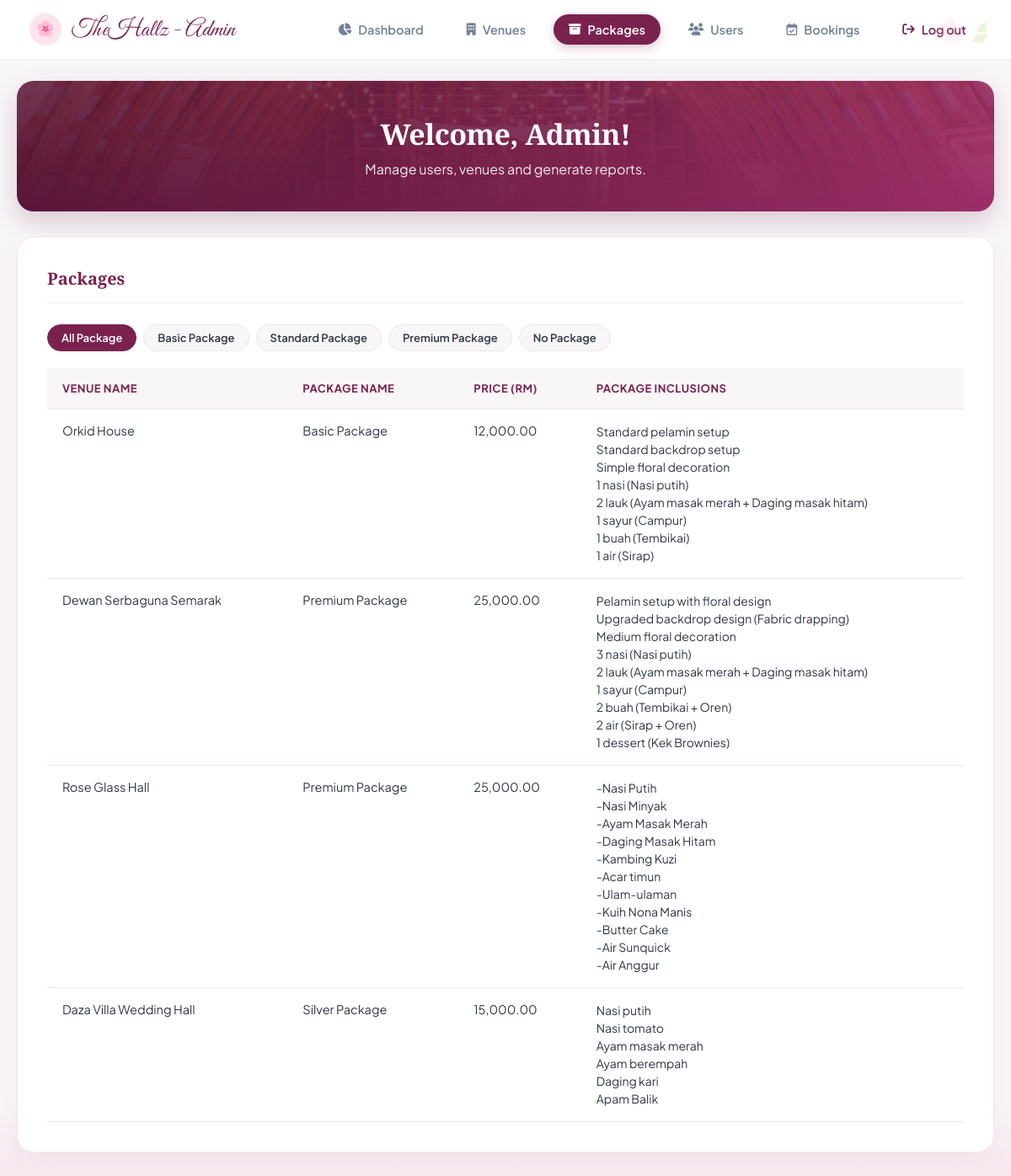
The page /Admin/admin_packages.php on the database as committed earlier.
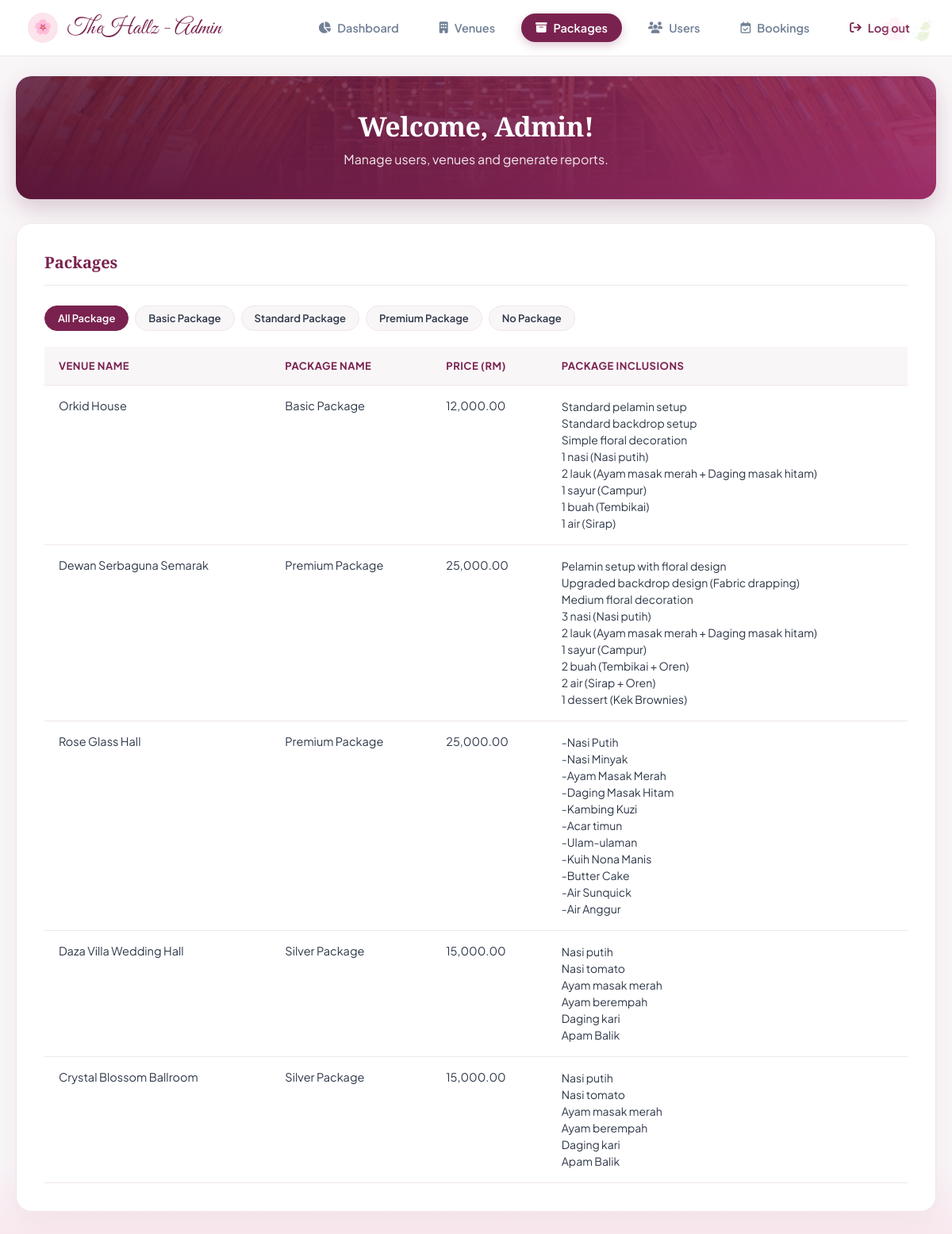
The same page on the database as committed later.
### tables this page shows
CREATE TABLE `package` (
  `package_id` int(11) NOT NULL,
  `package_name` varchar(100) NOT NULL,
  `package_price` decimal(10,2) NOT NULL,
  `package_inclusions` varchar(700) NOT NULL,
  `venue_id` int(11) NOT NULL
);

CREATE TABLE `venue` (
  `venue_id` int(11) NOT NULL,
  `venue_name` varchar(100) NOT NULL,
  `venue_location` varchar(255) NOT NULL,
  `venue_capacity` int(11) NOT NULL,
  `venue_price` decimal(10,2) NOT NULL,
  `venue_desc` text NOT NULL,
  `owner_id` int(11) NOT NULL,
  `venue_ssm` varchar(20) NOT NULL,
  `venue_ssm_file` varchar(255) NOT NULL,
  `venue_image` text NOT NULL,
  `admin_id` int(11) DEFAULT NULL,
  `venue_status` enum('Pending','Approved','Rejected') NOT NULL DEFAULT 'Pending'
);

### Admin/admin_packages.php (the view, shortened to what the changed rows need)
<?php
include('db_connection.php');
$query = "SELECT v.venue_name, p.package_name, p.package_price, p.package_inclusions
          FROM package p
          INNER JOIN venue v ON p.venue_id = v.venue_id";
$result = mysqli_query($conn, $query);
?>
<!DOCTYPE html>
<html lang="en">
<head>
    <link rel="stylesheet" href="https://cdnjs.cloudflare.com/ajax/libs/font-awesome/6.4.0/css/all.min.css">
</head>
<body>
<div class="container">
    <div class="welcome-banner">
        <h2>Welcome, Admin!</h2>
    </div>
    <div class="content-section" style="display: block;">
        <table id="table-packages">
            <thead>
                <tr>
                    <th>VENUE NAME</th>
                    <th>PACKAGE NAME</th>
                    <th>PRICE (RM)</th>
                    <th>PACKAGE INCLUSIONS</th>
                </tr>
            </thead>
            <tbody>
                <?php
                if ($result && mysqli_num_rows($result) > 0) {
                    while($row = mysqli_fetch_assoc($result)) {
                        $pkg_name_lower = !empty($row['package_name']) ? strtolower(trim($row['package_name'])) : 'no package';
                        ?>
                        <tr class="package-row" data-package="<?php echo htmlspecialchars($pkg_name_lower); ?>">
                            <td><?php echo htmlspecialchars($row['venue_name']); ?></td>
                            <td><?php echo htmlspecialchars($row['package_name']); ?></td>
                            <td><?php echo htmlspecialchars(number_format($row['package_price'], 2)); ?></td>
                            <td>
                                <ul class="inclusions-list">
                                    <?php
                                    $inclusions = preg_split('/\r\n|\r|\n/', $row['package_inclusions']);
                                    foreach($inclusions as $item) {
                                        if(trim($item) !== "") {
                                            echo "<li>" . htmlspecialchars(trim($item)) . "</li>";
                                        }
                                    }
                                    ?>
                                </ul>
                            </td>
                        </tr>
                        <?php
                    }
                } else {
                    echo "<tr><td colspan='4' style='text-align:center; padding: 30px;'>No packages found.</td></tr>";
                }
                ?>
            </tbody>
        </table>
    </div>
</div>
</body>
</html>

Rows that differ between the two databases and show on the page:
added package: venue.venue_name "Crystal Blossom Ballroom", package_name "Silver Package", package_price "15,000.00", package_inclusions "Nasi putih", package_inclusions "Nasi tomato", package_inclusions "Ayam masak merah", package_inclusions "Ayam berempah", package_inclusions "Daging kari", package_inclusions "Apam Balik"
